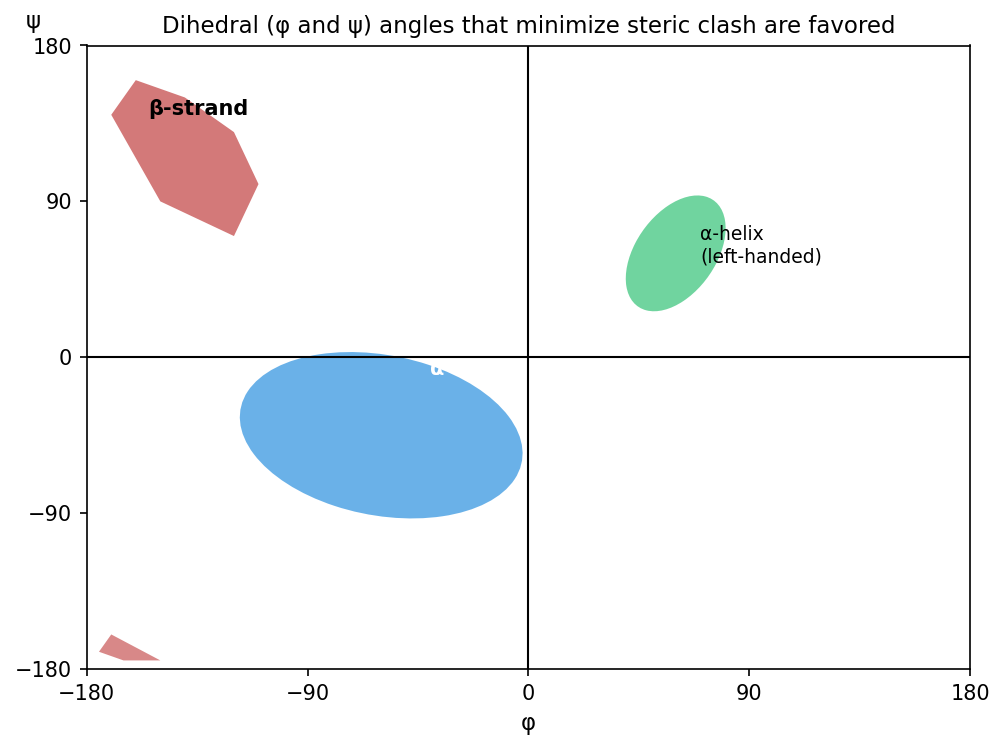

This chart was generated by the following Python code:
import numpy as np
import matplotlib.pyplot as plt
from matplotlib.patches import Ellipse, Polygon


def main(out_path: str = "attachments/ramachandran_plot_2025-10-14.png") -> None:
    plt.figure(figsize=(6.8, 5.1), dpi=150)

    # Axes for phi (x) and psi (y)
    ax = plt.gca()
    ax.set_xlim(-180, 180)
    ax.set_ylim(-180, 180)
    ax.set_xlabel("φ", fontsize=11)
    ax.set_ylabel("ψ", fontsize=11, rotation=0)
    ax.yaxis.set_label_coords(-0.06, 1.02)
    ax.set_xticks([-180, -90, 0, 90, 180])
    ax.set_yticks([-180, -90, 0, 90, 180])
    ax.axhline(0, color="black", lw=1)
    ax.axvline(0, color="black", lw=1)

    # Allowed regions (approximate polygons/ellipses)
    # Beta-strand (upper-left) region polygon (roughly around φ~ -120, ψ~ 120)
    beta_poly = np.array([
        [-160, 160],
        [-140, 150],
        [-120, 130],
        [-110, 100],
        [-120, 70],
        [-150, 90],
        [-170, 140],
    ])
    ax.add_patch(Polygon(beta_poly, closed=True, facecolor="#cf6a6a", edgecolor="none", alpha=0.9, label="β-strand"))

    # Right-handed alpha-helix (lower-left quadrant), use an ellipse centered near (-60, -45)
    ahelix = Ellipse(xy=(-60, -45), width=120, height=90, angle=-25, facecolor="#5aa9e6", edgecolor="none", alpha=0.9)
    ax.add_patch(ahelix)

    # Left-handed alpha-helix (upper-right small blob) near (60, 60)
    lhelix = Ellipse(xy=(60, 60), width=35, height=70, angle=-20, facecolor="#61d095", edgecolor="none", alpha=0.9)
    ax.add_patch(lhelix)

    # Optional tiny beta-strand pocket (lower-left extreme) to echo textbook plots
    beta_small = np.array([
        [-175, -170],
        [-165, -175],
        [-150, -175],
        [-170, -160],
    ])
    ax.add_patch(Polygon(beta_small, closed=True, facecolor="#cf6a6a", edgecolor="none", alpha=0.8))

    # Labels
    ax.text(-40, -10, "α-helix", color="white", fontsize=10, weight="bold")
    ax.text(70, 55, "α-helix\n(left-handed)", color="black", fontsize=9)
    ax.text(-155, 140, "β-strand", color="black", fontsize=10, weight="bold")

    # Title
    plt.title("Dihedral (φ and ψ) angles that minimize steric clash are favored", fontsize=11)
    plt.tight_layout()
    plt.savefig(out_path, bbox_inches="tight")
    plt.close()


if __name__ == "__main__":
    main()
